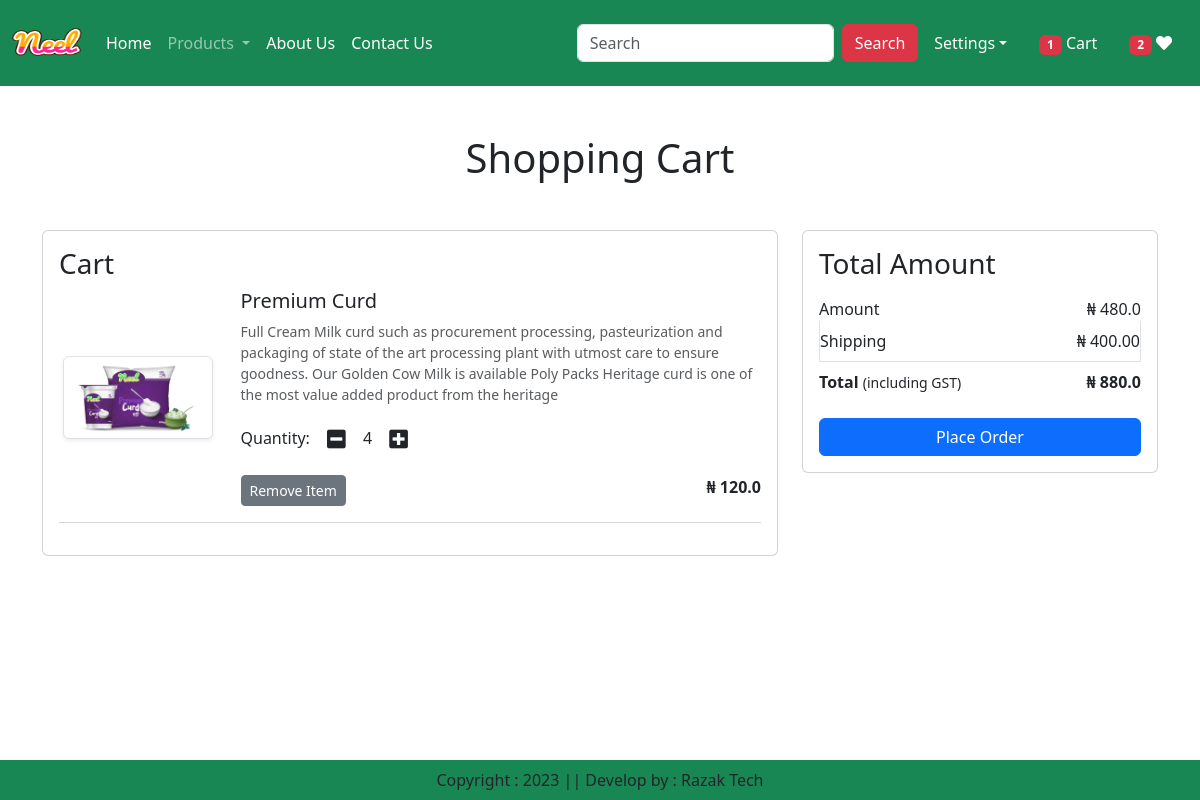
The page /cart/ (signed in) on the database as committed earlier.
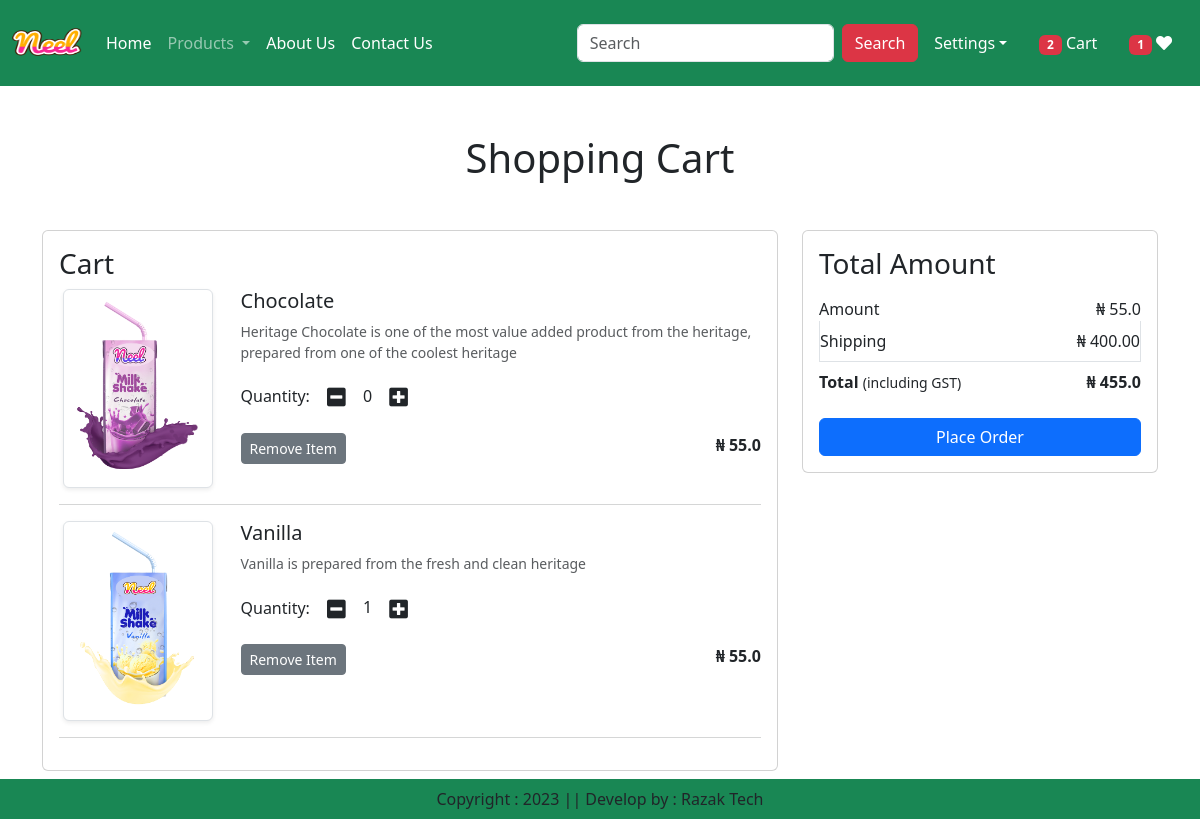
The same page on the database as committed later.
### app/models.py (models this page shows, shortened)
class Cart(models.Model):
    user = models.ForeignKey(User, on_delete=models.CASCADE)
    product = models.ForeignKey(Product, on_delete=models.CASCADE)
    quantity = models.PositiveIntegerField(default=1)

class Product(models.Model):
    title = models.CharField(max_length=100)
    selling_price = models.FloatField()
    discounted_price = models.FloatField()
    description = models.TextField()
    composition = models.TextField(default="")
    prodapp = models.TextField(default="")
    category = models.CharField(choices=CATEGORY_CHOICES, max_length=2)
    product_image = models.ImageField(upload_to="product")

### app/views.py (the view)
# urls.py: path('cart/', views.show_cart, name='showcart'),
@login_required
def show_cart(request):
    user = request.user
    cart = Cart.objects.filter(user=user)
    amount = 0
    for p in cart:
        value = p.quantity * p.product.discounted_price
        amount = amount + value
    totalamount = amount + 400
    totalitem = 0
    wishitem = 0
    if request.user.is_authenticated:
        totalitem = len(Cart.objects.filter(user=request.user))
        wishitem = len(Wishlist.objects.filter(user=request.user))
    return render(request, "app/addtocart.html", locals())

### app/templates/app/addtocart.html (shortened to what this page needs)
{% extends "app/base.html" %}
{% load static %}
{% block main-content %}
<div class="container my-5">
    <div class="row">
        {% if cart %}
            <h1 class="text-center mb-5">Shopping Cart</h1>
            <div class="col-sm-8">
                <div class="card">
                    <div class="card-body">
                        <h3>Cart</h3>
                        {% for item in cart %}
                        <div class="row">
                            <div class="col-sm-3 text-center align-self-center"><img src="{{ item.product.product_image.url }}" alt="" srcset="" class="img-fluid img-thumbnail shadow-sm" height="150" width="150"></div>
                            <div class="col-sm-9">
                                <div>
                                    <h5>{{ item.product.title }}</h5>
                                    <p class="mb-2 text-muted small">{{ item.product.description }}</p>
                                    <div class="my-3">
                                        <label for="quantity">Quantity:</label>
                                        <a class="minus-cart btn" pid="{{ item.product.id }}"><i class="fas fa-minus-square fa-lg"></i></a>
                                        <span id="quantity">{{ item.quantity }}</span>
                                        <a class="plus-cart btn" pid="{{ item.product.id }}"><i class="fas fa-plus-square fa-lg"></i></a>
                                    </div>
                                    <div class="d-flex justify-content-between">
                                        <a href="#" class="remove-cart btn btn-sm btn-secondary mr-3" pid="{{ item.product.id }}">Remove Item</a>
                                        <p class="mb-0"><span><strong>₦ {{ item.product.discounted_price }}</strong></span></p>
                                    </div>
                                </div>
                            </div>
                        </div>
                        <hr class="text-muted">
                        {% endfor %}
                    </div>
                </div>
            </div>
            <div class="col-sm-4">
                <div class="card">
                    <div class="card-body">
                        <h3>Total Amount</h3>
                        <ul class="list-group">
                            <li class="list-group-item d-flex justify-content-between align-items-center border-0 px-0 pb-0">
                                Amount<span id="amount">₦ {{ amount }}</span>
                            </li>
                            <li class="list-group-item d-flex justify-content-between align-items-center px-0">
                                Shipping<span>₦ 400.00</span>
                            </li>
                            <li class="list-group-item d-flex justify-content-between align-items-center border-0 px-0 mb-3">
                                <div>
                                    <strong>Total</strong> <small>(including GST)</small>
                                </div>
                                <span id="totalamount"><strong>₦ {{ totalamount }}</strong></span>
                            </li>
                        </ul>
                        <div class="d-grid"><a href="{% url 'checkout' %}" class="btn btn-primary">Place Order</a></div>
                    </div>
                </div>
            </div>
        {% else %}
            <h1 class="text-center mb-5">Cart is Empty</h1>
        {% endif %}
    </div>
</div>
{% endblock main-content %}

### app/templates/app/base.html (shortened to what this page needs)
<!DOCTYPE html>
{% load static %}
<html lang="en">
<head>
    <link href="https://cdn.jsdelivr.net/npm/bootstrap@5.3.0/dist/css/bootstrap.min.css" rel="stylesheet">
    <link rel="stylesheet" href="{% static 'app/css/owl.carousel.min.css' %}" />
    <link rel="stylesheet" href="{% static 'app/css/all.min.css' %}" />
    <link rel="stylesheet" href="{% static 'app/css/style.css' %}" />
    <link rel="stylesheet" href="https://cdnjs.cloudflare.com/ajax/libs/font-awesome/5.15.3/css/all.min.css" />
</head>
<body>
    <nav class="navbar navbar-expand-lg navbar-dark bg-success" style="background-color: black;">
        <div class="container-fluid">
          <a class="navbar-brand" href="#">
            <img src="{% static 'app/images/neel.png' %}" width="70" height="60" />
          </a>
          <div class="collapse navbar-collapse" id="navbarSupportedContent">
            <ul class="navbar-nav me-auto mb-2 mb-lg-0">
              {% if request.user.is_authenticated %}
              <li class="nav-item">
                <a class="nav-link active" aria-current="page" href="/">Home</a>
              </li>
              <li class="nav-item dropdown">
                <a class="nav-link dropdown-toggle" href="#" role="button" data-bs-toggle="dropdown" aria-expanded="false">
                  Products
                </a>
              </li>
              <li class="nav-item">
                <a class="nav-link text-white" href="{% url 'about' %}">About Us</a>
              </li>
              <li class="nav-item">
                <a class="nav-link text-white" href="{% url 'contact' %}">Contact Us</a>
              </li>
            </ul>
            <form class="d-flex" role="search" action="/search">
              <input class="form-control me-2" type="search" placeholder="Search" name="search" aria-label="Search">
              <button class="btn btn-danger" type="submit">Search</button>
            </form>
          </div>
          <ul class="navbar-nav me-auto mb-2 mb-lg-0">
            <li class="nav-item dropdown mx-2">
              <a class="nav-link dropdown-toggle text-white" href="#" id="profileDropdown" role="button" data-bs-toggle="dropdown" aria-expanded="false">Settings</a>
            </li>
            <li class="nav-item mx-2">
              <a href="{% url 'showcart' %}" class="nav-link text-white"> <span class="badge bg-danger">{% if totalitem > 0 %} {{ totalitem }}{% endif %} </span> Cart</a>
            </li>
            <li class="nav-item mx-2">
              <a href="{% url 'showwishlist' %}" class="nav-link text-white"><span class="badge bg-danger">{% if wishitem > 0 %} {{ wishitem }} {% endif %}</span>  <i class="fa fa-heart"></i></a>
            </li>
            {% endif %}
          </ul>
        </div>
    </nav>
    {% block main-content %}{% endblock main-content %}
    <footer class="container-fluid fixed-bottom bg-success text-center p-2 mt-5">
        Copyright : 2023 || Develop by : Razak Tech
    </footer>
</body>
</html>

Rows that differ between the two databases and show on the page:
removed Cart: product.product_image (picture), product "Premium Curd", product.description "Full Cream Milk curd such as procurement processing, pasteurization and packaging of state of the art processing plant with utmost care to ensure goodness. Our Golden Cow Milk is available Poly Packs Heritage curd is one of the most value added product from the heritage", quantity "4", product.discounted_price "120.0"
added Cart: product.product_image (picture), product "Chocolate", product.description "Heritage Chocolate is one of the most value added product from the heritage, prepared from one of the coolest heritage", quantity "0", product.discounted_price "55.0"
added Cart: product.product_image (picture), product "Vanilla", product.description "Vanilla is prepared from the fresh and clean heritage", quantity "1", product.discounted_price "55.0"
Other text that changed with them:
{{ totalitem }}: "1" → "2"
{{ wishitem }}: "2" → "1"
{{ amount }}: "480.0" → "55.0"
{{ totalamount }}: "880.0" → "455.0"
